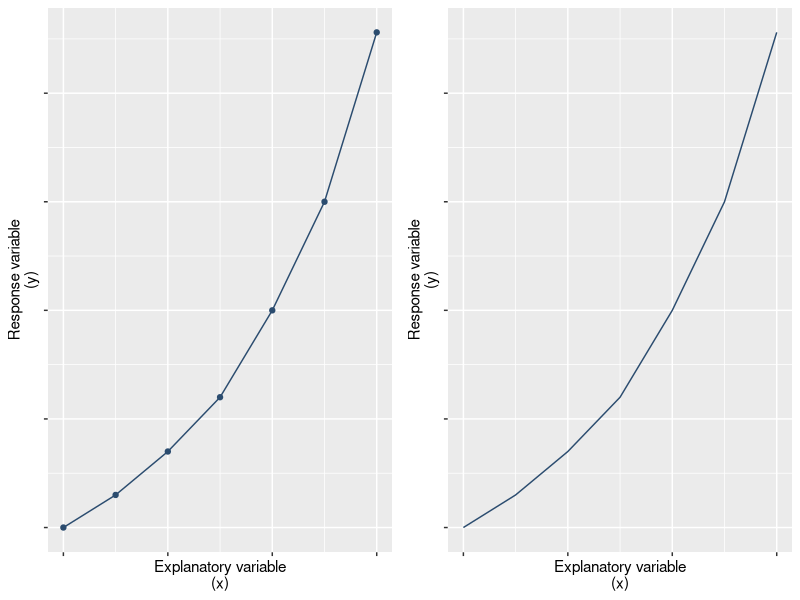
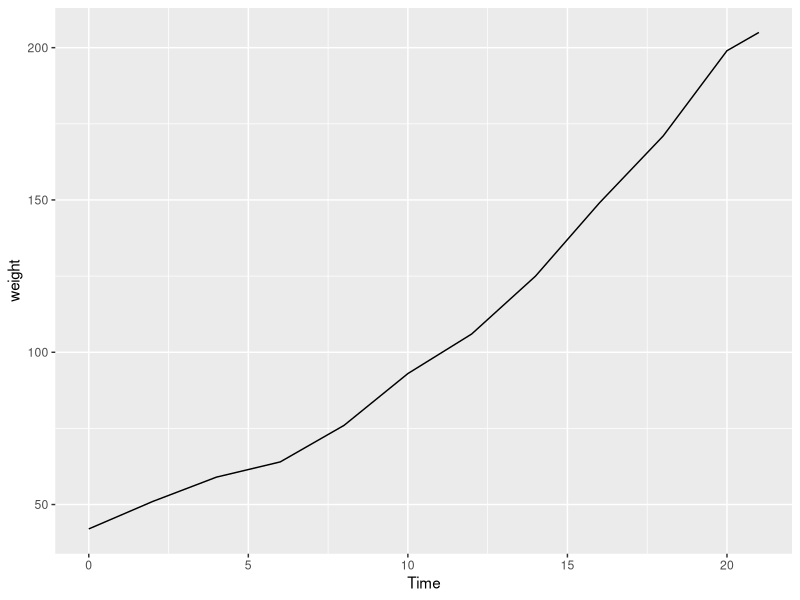
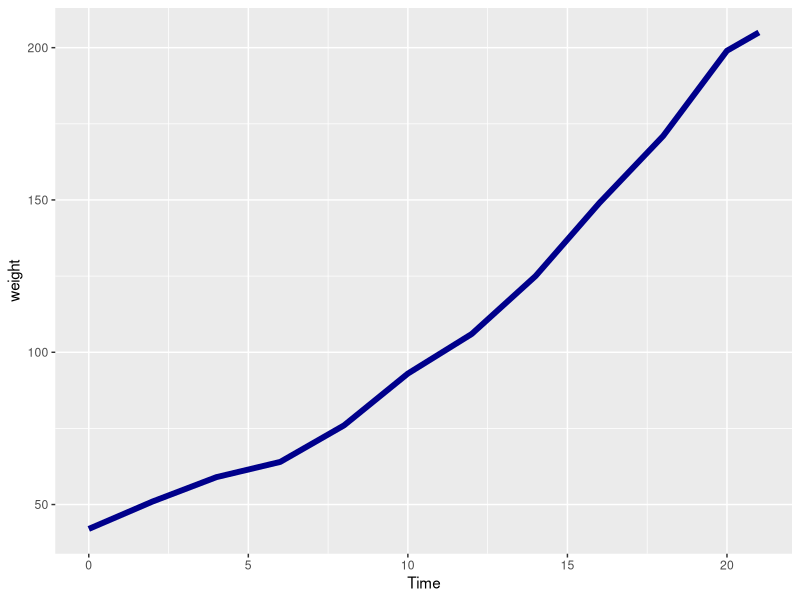
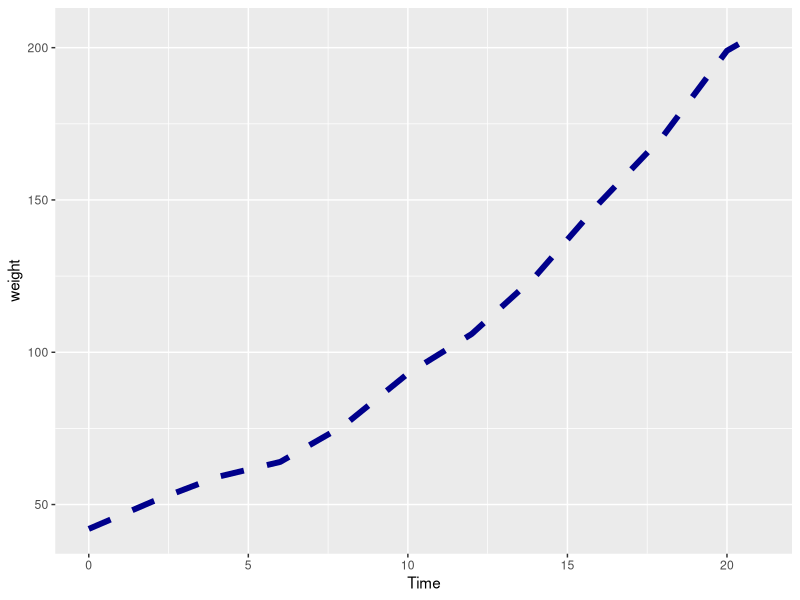
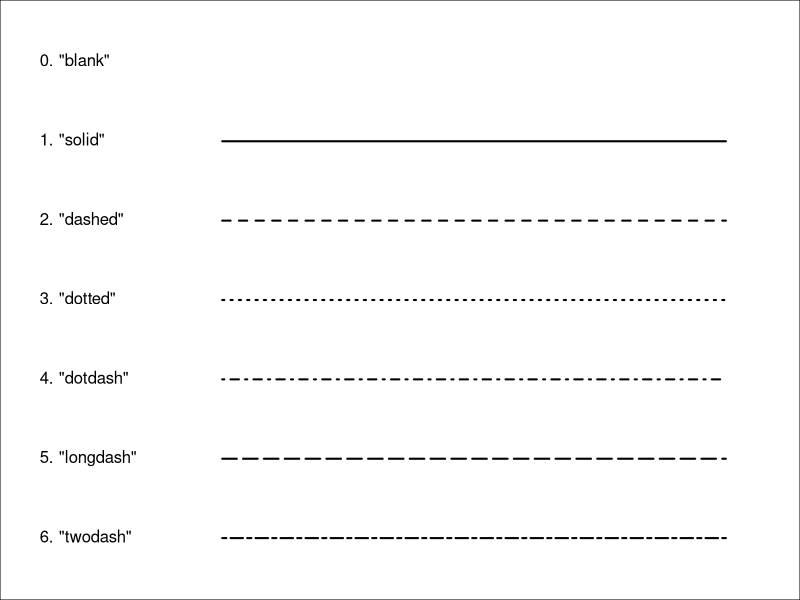
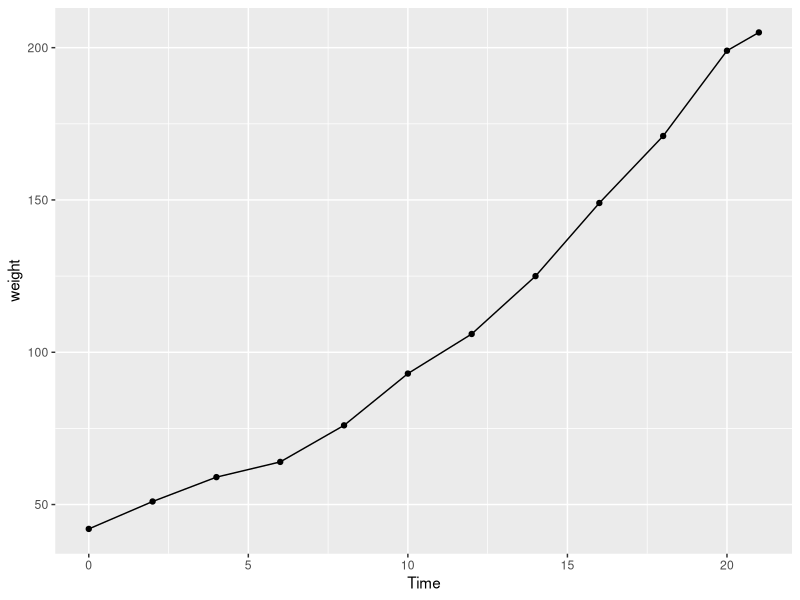
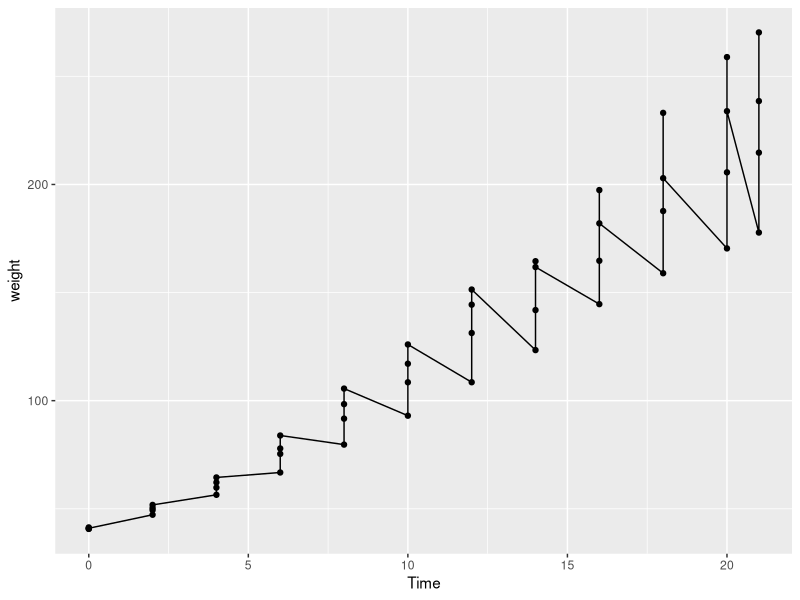
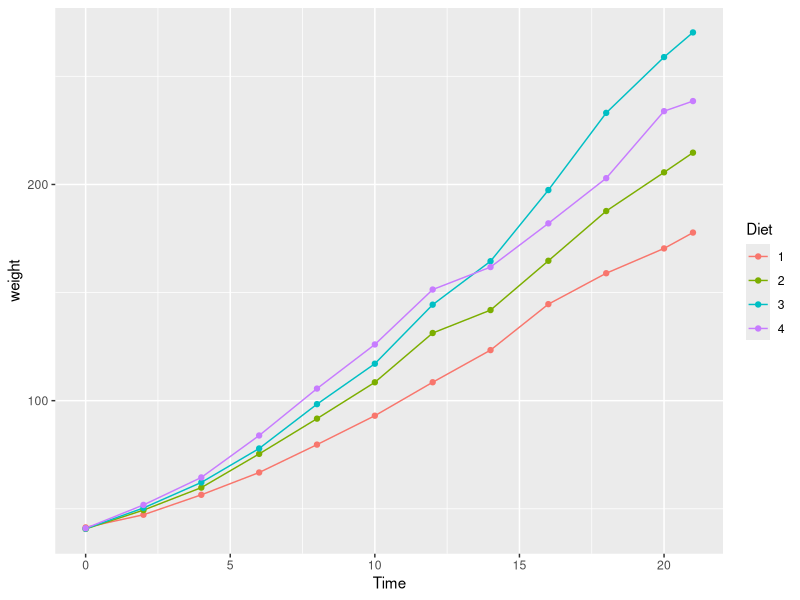

Recreate these plots in R, in order.
## ---- chunk 1
options(width = 108)
## ---- chunk 2
require(dplyr)
require(ggplot2)
## ---- chunk 3
ds = data.frame(x=0:6, y=c(0,3,7,12,20,30,45.6))

ggp <- ggplot(data=ds, aes(x=x, y=y)) + 
  geom_line(colour="#2B4C6F") +  
  xlab("Explanatory variable\n(x)") + ylab("Response variable\n(y)") +
  theme(axis.text.x = element_blank(), axis.text.y = element_blank())

gridExtra::grid.arrange(ggp+geom_point(colour="#2B4C6F"), ggp, ncol=2)
## ---- chunk 4
ggplot(data=(ChickWeight %>% filter(Chick==1)), mapping=aes(x=Time, y=weight)) + 
  geom_line()
## ---- chunk 5
ggplot(data=(ChickWeight %>% filter(Chick==1)), mapping=aes(x=Time, y=weight)) +
  geom_line(colour="darkblue", size = 2) 
## ---- chunk 6
ggplot(data=(ChickWeight %>% filter(Chick==1)), mapping=aes(x=Time, y=weight)) +
  geom_line(colour="darkblue", size = 2, linetype=2)
## ---- chunk 7
par(mar=rep(0,4))
# Make an empty chart
plot(1, 1, xlim = c(0.5, 5.5), ylim=c(0.5, 7.5), type = "n", axes = FALSE, ann = FALSE, frame.plot = TRUE, mar=0)
# Default values
x0 = 0.5 # Text x coordinate
xs = 1.8 # Line start point
xe = 5.2 # Line end point
cex0 = 1 # Default text size (cex)
pos0 = 4 # Default text position (pos): right
lwd0 = 2 # Default line width (lwd)
# Line 0
text(x = x0, y = 7, labels = '0. "blank"', cex = cex0, pos = pos0)
lines(x = c(xs, xe), y = c(7, 7), lty = 0, lwd = lwd0)
# Line 1
text(x = x0, y = 6, labels = '1. "solid"', cex = cex0, pos = pos0)
lines(x = c(xs, xe), y = c(6, 6), lty = 1, lwd = lwd0)
# Line 2
text(x = x0, y = 5, labels = '2. "dashed"', cex = cex0, pos = pos0)
lines(x = c(xs, xe), y = c(5, 5), lty = 2, lwd = lwd0)
# Line 3
text(x = x0, y = 4, labels = '3. "dotted"', cex = cex0, pos = pos0)
lines(x = c(xs, xe), y = c(4, 4), lty = 3, lwd = lwd0)
# Line 4
text(x = x0, y = 3, labels = '4. "dotdash"', cex = cex0, pos = pos0)
lines(x = c(xs, xe), y = c(3, 3), lty = 4, lwd = lwd0)
# Line 5
text(x = x0, y = 2, labels = '5. "longdash"', cex = cex0, pos = pos0)
lines(x = c(xs, xe), y = c(2, 2), lty = 5, lwd = lwd0)
# Line 6
text(x = x0, y = 1, labels = '6. "twodash"', cex = cex0, pos = pos0)
lines(x = c(xs, xe), y = c(1, 1), lty = 6, lwd = lwd0)
## ---- chunk 8
ggplot(data=(ChickWeight %>% filter(Chick==1)), mapping=aes(x=Time, y=weight)) + 
  geom_line() + 
  geom_point()
## ---- chunk 9
ChickWeightMean <- ChickWeight %>% 
  group_by(Time, Diet) %>% 
  summarize(weight=mean(weight))
ChickWeightMean
## ---- chunk 10
ggplot(data=ChickWeightMean, mapping=aes(x=Time, y=weight)) +
  geom_line() + 
  geom_point()
## ---- chunk 11
ggplot(data=ChickWeightMean, mapping=aes(x=Time, y=weight, colour=Diet)) +
  geom_line() + 
  geom_point()
## ---- chunk 12
tg <- ToothGrowth %>% 
  group_by(supp, dose) %>% 
  summarize(length=mean(len))
tg
## ---- chunk 13
ggplot(data=tg, mapping=aes(x=dose, y=length, colour=supp)) +
  geom_line() + 
  geom_point()
## ---- chunk 14
ggplot(data=tg, mapping=aes(x=factor(dose), y=length, colour=supp)) +
  geom_line() + 
  geom_point()
## ---- chunk 15
ggplot(data=tg, mapping=aes(x=factor(dose), y=length, colour=supp, group=supp)) +
  geom_line() + 
  geom_point()
## ---- chunk 16
# Consider only "OJ" supplier
ggplot(data=(tg%>%filter(supp=="OJ")), mapping=aes(x=factor(dose), y=length, group=1)) +
  geom_line() + 
  geom_point()
## ---- chunk 17
ggplot(data=tg, mapping=aes(x=factor(dose), y=length, colour=supp, group=supp)) +
  geom_line(position=position_dodge(0.15)) + 
  geom_point(position=position_dodge(0.15))
## ---- chunk 18
ChickWeightMean <- ChickWeightMean %>%
  mutate(Diet = factor(Diet, levels=1:4, labels=c("A","B","C","D")))
## ---- chunk 19
ggplot(data=ChickWeightMean, mapping=aes(x=Time, y=weight, colour=Diet)) +
  geom_line() + 
  geom_point() + 
  scale_color_manual(values=c("red", "blue", "green", "orange"))
## ---- chunk 20
ggplot(data=ChickWeightMean, mapping=aes(x=Time, y=weight, colour=Diet)) +
  geom_line() + 
  geom_point() + 
  scale_color_manual(values=c("D"="orange", "B"="blue", "A"="red", "C"="green"))
## ---- chunk 21
ggplot(data=ChickWeightMean, mapping=aes(x=Time, y=weight, colour=Diet)) +
  geom_line(mapping=aes(linetype=Diet)) + 
  geom_point(mapping=aes(shape=Diet)) + 
  scale_color_manual(values=c("D"="orange", "B"="blue", "A"="red", "C"="green")) +
  scale_shape_manual(values=c(16,18,20,22)) + 
  scale_linetype_manual(values=c(1,3,5,6))
## ---- chunk 22
ChickWeightGrowth <- ChickWeight %>% 
  group_by(Chick) %>%
  mutate(growth=c(0,diff(weight))) %>% 
  filter(growth != 0)
  
ChickWeightGrowthMean <- ChickWeightGrowth %>% 
  group_by(Time, Diet) %>%
  summarize(growth=mean(growth)) 

ggp <- ggplot(data=ChickWeightGrowthMean, mapping=aes(x=Time, y=growth, colour=Diet)) +
  geom_line(mapping=aes(linetype=Diet)) + 
  geom_point(mapping=aes(shape=Diet))

ggp
## ---- chunk 23
growth_avg <- ChickWeightGrowth %>%
  magrittr::use_series(growth) %>% 
  mean

ggp1 <- ggp + 
  geom_hline(yintercept = growth_avg, colour="grey20")

ggp1
## ---- chunk 24
ggp1 + 
  geom_vline(xintercept = c(7,14,21), colour="grey40", linetype=3)
